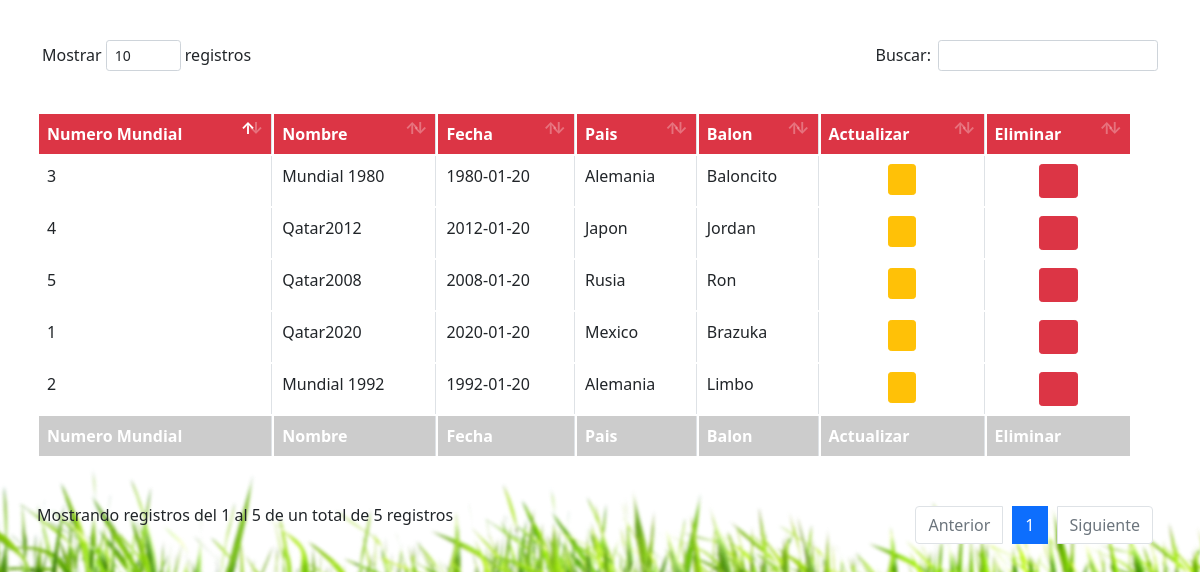
Screenshot of /php/views/tablaMundialesA.php (signed in) with the database file from the repository.
### tables this page shows
create table mundiales
(
    id_mundiales	        int not null auto_increment,
    nombre                varchar(50) not null,
    fecha					  DATE NOT NULL,
    pais    		  		  varchar(50) not null,
    balon					varchar(50) not null,
    primary key (id_mundiales)
);

### php/controller/infoMundiales.php (called while the page is built, shortened)
<?php
    global $conexion;
    $sql="SELECT id_mundiales, nombre, fecha, pais, balon FROM mundiales";
    $result=mysqli_query($conexion,$sql);
?>

### php/views/tablaMundialesA.php (the view, shortened to what this page needs)
<?php
require_once("../conexion/conexion.php");
require_once "../controller/infoMundiales.php";
 ?>
<!DOCTYPE html>
<html>
<head>
	<link rel="stylesheet" type="text/css" href="../../css/estilos3.css">
</head>
<body>
 <link rel="stylesheet" type="text/css" href="../../bootstrap/css/bootstrap.css">
    <link rel="stylesheet" type="text/css" href="../../librerias/datatable/dataTables.bootstrap4.min.css">
<div>
	<table class="table table-hover table-condensed table-bordered" id="iddatatable">
		<thead style="background-color: #dc3545;color: white; font-weight: bold;">
			<tr>
            <td>Numero Mundial</td>
				<td>Nombre</td>
				<td>Fecha</td>
                <td>Pais</td>
                <td>Balon</td>
				<td>Actualizar</td>
				<td>Eliminar</td>
			</tr>
		</thead>
		<tfoot style="background-color: #ccc;color: white; font-weight: bold;">
			<tr>
                <td>Numero Mundial</td>
				<td>Nombre</td>
				<td>Fecha</td>
                <td>Pais</td>
                <td>Balon</td>
				<td>Actualizar</td>
				<td>Eliminar</td>
			</tr>
		</tfoot>
		<tbody >
			<?php
			while ($mostrar=mysqli_fetch_row($result)) {
				?>
				<tr >
					<td><?php echo $mostrar[0] ?></td>
					<td><?php echo $mostrar[1] ?></td>
                    <td><?php echo $mostrar[2] ?></td>
                    <td><?php echo $mostrar[3] ?></td>
                    <td><?php echo $mostrar[4] ?></td>
					<td style="text-align: center;">
					<a href="../controller/modificarMundial.php?id=<?php echo $mostrar[0]; ?>">
						<span class="btn btn-warning btn-sm">
						<span class="fa fa-pencil-square-o"></span>
						</span>
						</a>
					</td>
					<td style="text-align: center;">
					<a href="../controller/eliminarMundial.php?id=<?php echo $mostrar[0]; ?>" class="table__item__link">
						<span class="btn btn-danger btn-sm" >
						<span class="fa fa-trash"></span>
						</span>
						</a>
					</td>
				</tr>
				<?php
			}
			?>
		</tbody>
	</table>
</div>
</html>

### css/estilos3.css (style rules this page uses)
* { margin: 0px; padding: 5px; box-sizing: border-box; }
body { font-family: Arial, Helvetica, sans-serif; margin: 0; background: url(../img/imagen2.jpg); background-size: cover; background-attachment: fixed; }

### rows the page displays
mundiales: id_mundiales "1", nombre "Qatar2020", fecha "2020-01-20", pais "Mexico", balon "Brazuka"
mundiales: id_mundiales "2", nombre "Mundial 1992", fecha "1992-01-20", pais "Alemania", balon "Limbo"
mundiales: id_mundiales "3", nombre "Mundial 1980", fecha "1980-01-20", pais "Alemania", balon "Baloncito"
mundiales: id_mundiales "4", nombre "Qatar2012", fecha "2012-01-20", pais "Japon", balon "Jordan"
mundiales: id_mundiales "5", nombre "Qatar2008", fecha "2008-01-20", pais "Rusia", balon "Ron"
